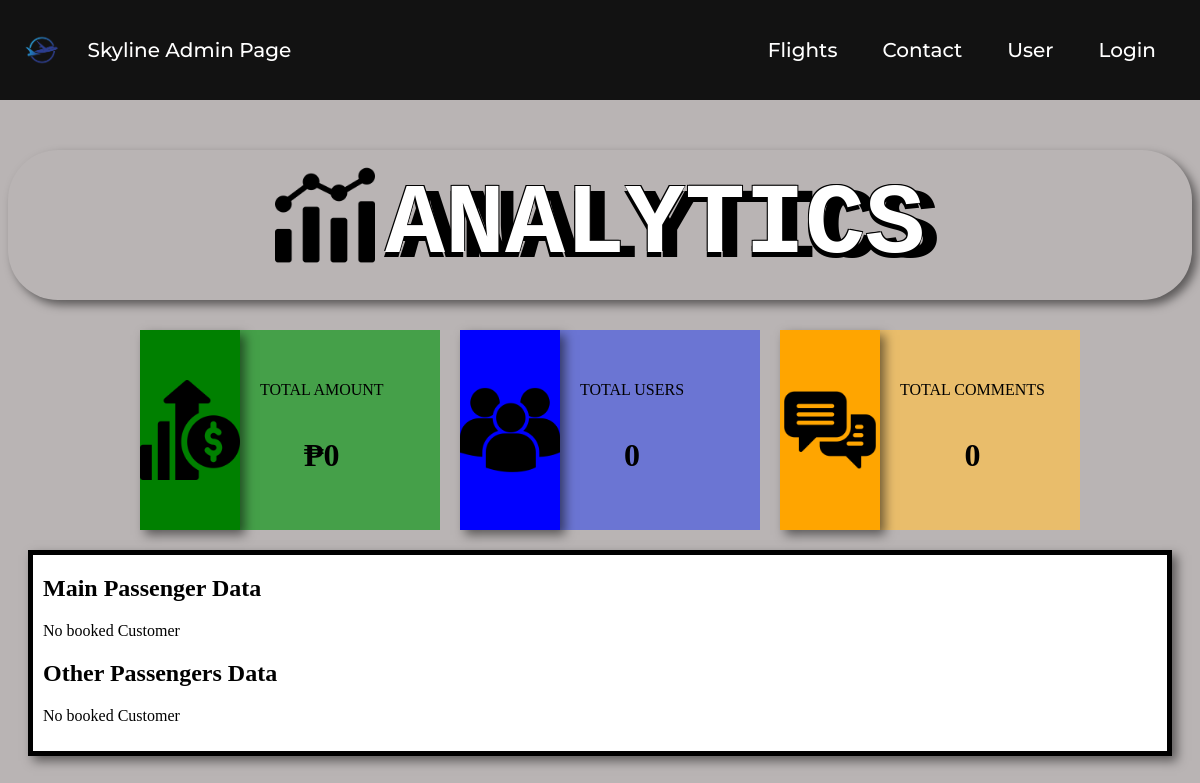
Page /admin.php on the earlier database version.
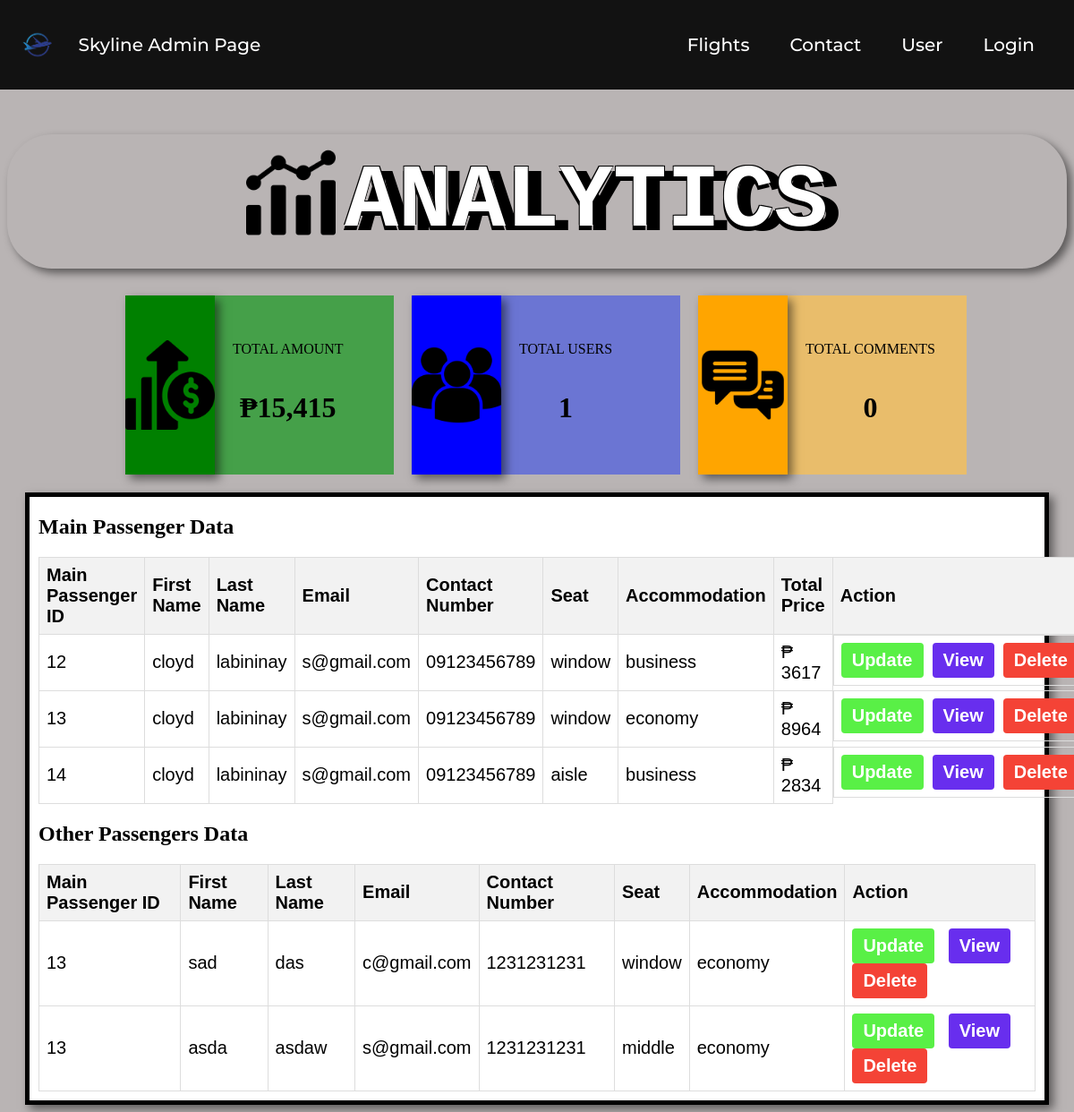
Same page on the later database version.
### tables this page shows
CREATE TABLE `main_passengers` (
    `MainPassenger` int(10) NOT NULL,
    `first_name` varchar(255) DEFAULT NULL,
    `last_name` varchar(255) DEFAULT NULL,
    `email` varchar(255) DEFAULT NULL,
    `contact_number` varchar(20) DEFAULT NULL,
    `dob` date DEFAULT NULL,
    `seat` varchar(20) DEFAULT NULL,
    `accommodation` varchar(20) DEFAULT NULL,
    `total_price` float NOT NULL
  );

CREATE TABLE `other_passengers` (
    `id` int(11) NOT NULL,
    `MainPassenger` int(10) NOT NULL,
    `first_name` varchar(255) DEFAULT NULL,
    `last_name` varchar(255) DEFAULT NULL,
    `email` varchar(255) DEFAULT NULL,
    `contact_number` varchar(20) DEFAULT NULL,
    `dob` date DEFAULT NULL,
    `seat` varchar(10) DEFAULT NULL,
    `accommodation` varchar(255) DEFAULT NULL
  );

### admin.php (the view, shortened to what this page needs)
<!DOCTYPE html>
<html lang="en">
<head>
    <link rel="stylesheet" href="./css/admin_dasboard.css">
</head>
<body>
<header class="header1">
    <div class="logo">
        <img src="./assets/images/logo.jpg" alt="Airline Logo">
        <div class="title">
            <h1>Skyline Admin Page</h1>
        </div>
    </div>
    <nav>
        <ul>
            <li><a href="./admin_ui/admin_flights.php">Flights</a></li>
            <li><a href="./admin_ui/admin_contact.php">Contact</a></li>
            <li><a href="./admin_ui/admin_user.php">User</a></li>
            <?php
            if(isset($_SESSION['username'])) {
                echo '<div class="dropdown">';
                echo '<button class="dropbtn">Hello, ' . $_SESSION['username'] . '</button>';
                echo '<div class="dropdown-content">';
                echo '<a href="logout.php" class="logout">Logout</a>';
                echo '</div>';
                echo '</div>';
            } else {
                echo '<li><a href="login.php">Login</a></li>';
            }
            ?>
        </ul>
    </nav>
</header>
<main>
<div class="analytics">
    <img class="anal-logo" src="/assets/images/data-analytics.png" alt="">
    <h1 class="h1-anal">ANALYTICS</h1>
</div>
<div>
    <?php
    include './config/database.php';
    $query = "SELECT SUM(total_price) AS total_amount FROM main_passengers";
    $result = mysqli_query($conn, $query);
    if ($result) {
        $row = mysqli_fetch_assoc($result);
        $total_amount = $row['total_amount'];
    } else {
        $total_amount = 0;
    }
    $query = "SELECT COUNT(reg_id) AS total_users FROM logindata";
    $result = mysqli_query($conn, $query);
    if ($result) {
        $row = mysqli_fetch_assoc($result);
        $total_users = $row['total_users'];
    } else {
        $total_users = 0;
    }
    $query = "SELECT COUNT(contact_id) AS total_comments FROM contact_information";
        $result = mysqli_query($conn, $query);
        if ($result) {
            $row = mysqli_fetch_assoc($result);
            $total_comments = $row['total_comments'];
        } else {
            $total_comments = 0;
}
?>
    <div class="flex-analy">
        <div class="analy1">
            <div class="in1">
                <img style="width: 100px; height: 100px;" src="/assets/images/profit.png" alt="">
            </div>
            <div class="amount">
                <p>TOTAL AMOUNT</p>
                <h1><?php echo '₱' . number_format($total_amount, 0, '.', ','); ?></h1>
            </div>
        </div>
        <div class="analy2">
            <div class="in2">
                <img style="width: 100px; height: 100px;" src="/assets/images/multiple-users-silhouette.png" alt="">
            </div>
            <div class="total">
                <p>TOTAL USERS</p>
                <h1><?php echo number_format($total_users, 0, '.', ','); ?></h1>
            </div>
        </div>
        <div class="analy3">
            <div class="in3">
                <img style="width: 100px; height: 100px;" src="/assets/images/chat.png" alt="">
            </div>
            <div class="comments">
                <p>TOTAL COMMENTS</p>
                <h1><?php echo $total_comments; ?></h1>
            </div>
        </div>
    </div>
</div>
<div class="main-container">
    <?php
    include './config/database.php';
    $stmt_get_main_passenger = $conn->prepare("SELECT * FROM main_passengers");
    $stmt_get_main_passenger->execute();
    $result_main_passenger = $stmt_get_main_passenger->get_result();
    echo "<h2>Main Passenger Data</h2>";
    if ($result_main_passenger->num_rows === 0) {
        echo "<p>No booked Customer</p>";
    } else {
        echo "<table>";
        echo "<tr><th>Main Passenger ID</th><th>First Name</th><th>Last Name</th><th>Email</th><th>Contact Number</th><th>Seat</th><th>Accommodation</th><th>Total Price</th><th>Action</th></tr>";
        while ($main_passenger_data = $result_main_passenger->fetch_assoc()) {
            echo "<tr>";
            echo "<td>" . $main_passenger_data['MainPassenger'] . "</td>";
            echo "<td>" . $main_passenger_data['first_name'] . "</td>";
            echo "<td>" . $main_passenger_data['last_name'] . "</td>";
            echo "<td>" . $main_passenger_data['email'] . "</td>";
            echo "<td>" . $main_passenger_data['contact_number'] . "</td>";
            echo "<td>" . $main_passenger_data['seat'] . "</td>";
            echo "<td>" . $main_passenger_data['accommodation'] . "</td>";
            echo "<td>₱ " . $main_passenger_data['total_price'] . "</td>";
            echo "<td class='btn-td'><button class='btn update-btn'>Update</button> <button class='btn view-btn'>View</button>";
            echo "<button class='btn delete-btn'>Delete</button></td>";
            echo "</tr>";
        }
        echo "</table>";
    }
    $stmt_get_other_passengers = $conn->prepare("SELECT * FROM other_passengers");
    $stmt_get_other_passengers->execute();
    $result_other_passengers = $stmt_get_other_passengers->get_result();
    echo "<h2>Other Passengers Data</h2>";
    if ($result_other_passengers->num_rows === 0) {
        echo "<p>No booked Customer</p>";
    } else {
        echo "<table>";
        echo "<tr><th>Main Passenger ID</th><th>First Name</th><th>Last Name</th><th>Email</th><th>Contact Number</th><th>Seat</th><th>Accommodation</th><th>Action</th></tr>";
        while ($row = $result_other_passengers->fetch_assoc()) {
            echo "<tr>";
            echo "<td>" . $row['MainPassenger'] . "</td>";
            echo "<td>" . $row['first_name'] . "</td>";
            echo "<td>" . $row['last_name'] . "</td>";
            echo "<td>" . $row['email'] . "</td>";
            echo "<td>" . $row['contact_number'] . "</td>";
            echo "<td>" . $row['seat'] . "</td>";
            echo "<td>" . $row['accommodation'] . "</td>";
            echo "<td><button class='btn update-btn'>Update</button> <button class='btn view-btn'>View</button>";
            echo "<button class='btn delete-btn'>Delete</button></td>";
            echo "</tr>";
        }
        echo "</table>";
    }
    ?>
</div>
</main>
</body>
</html>

### css/admin_dasboard.css (style rules this page uses)
body { background-color: #b9b4b4; }
.header1 { position: fixed; left: 0; right: 0; top: 0; height: 100px; z-index: 999; box-sizing: border-box; display: flex; align-items: center; justify-content: space-between; background-color: rgba(0, 0, 0, 0.9); box-sizing: border-box; margin: 0; }
.analytics { display: flex; flex-direction: row; align-items: center; justify-content: center; border-radius: 50px; text-align: center; margin-top: 150px; margin-bottom: 30px; height: 150px; font-size: 50px; color: white; box-shadow: 5px 5px 10px rgba(0, 0, 0, 0.5); }
.anal-logo { height:100px; width: 100px; margin-right: 10px; margin-top: -20px; }
.h1-anal { cursor: pointer; font-family: monospace; text-shadow: -1px -1px 0 #000, 1px -1px 0 #000, -1px 5px 0 #000, 15px 5px 0 #000; }
.flex-analy { display: flex; flex-direction: row; flex: 2fr 2fr 2fr; justify-content: center; margin-bottom: 20px; }
.analy1, .analy2, .analy3 { background-color: #da190b; height: 200px; width: 300px; margin-left: 20px; display: flex; flex-direction: row; flex: 1fr 1fr; }
.analy1 { background-color: #45a049; }
.analy2 { background-color: rgb(107, 117, 211); }
.analy3 { background-color: rgb(233, 189, 107); }
.in1 { background-color: green; margin-right: 20px; display: flex; align-items: center; box-shadow: 5px 5px 10px rgba(0, 0, 0, 0.5); }
.in2 { background-color: blue; margin-right: 20px; display: flex; align-items: center; box-shadow: 5px 5px 10px rgba(0, 0, 0, 0.5); }
.in3 { background-color: orange; margin-right: 20px; display: flex; align-items: center; box-shadow: 5px 5px 10px rgba(0, 0, 0, 0.5); }
.amount, .total, .comments { display: flex; flex-direction: column; justify-content: center; align-items: center; }
table { border-collapse: collapse; width: 100%; margin-top: 20px; }
th, td { border: 1px solid #ddd; padding: 8px; font-size: 20px; text-align: left; font-family: sans-serif; }
td.btn-td { display: flex; flex-direction: row; flex: 1fr 1fr 1fr; }
th { background-color: #f2f2f2; }
.btn { color: white; padding: 8px 12px; border: none; border-radius: 4px; cursor: pointer; margin-right: 10px; }
.update-btn { font-family: 'Franklin Gothic Medium', 'Arial Narrow', Arial, sans-serif; font-weight: bold; font-size: 20px; background-color: #59f046; }
.view-btn { font-family: 'Franklin Gothic Medium', 'Arial Narrow', Arial, sans-serif; font-weight: bold; font-size: 20px; background-color: #682eee; }
.delete-btn { font-family: 'Franklin Gothic Medium', 'Arial Narrow', Arial, sans-serif; font-weight: bold; font-size: 20px; background-color: #f44336; }
.main-container { background-color: white; margin-left: 20px; margin-right: 20px; padding-left: 10px; padding-bottom: 10px; padding-right: 10px; border: solid black 5px; box-shadow: 5px 5px 10px rgba(0, 0, 0, 0.5); }
header { font-style: normal; display: flex; align-items: center; justify-content: space-between; background-color: rgba(0, 0, 0, 0.9); width: 100%; box-sizing: border-box; margin: 0; position: absolute; top: 0; left: 0; }
.logo { display: flex; align-items: center; padding-left: 10px; }
.logo img { height: 50px; margin-right: 15px; }
.title h1 { font-size: 26px; margin: 0; color: #fff; font-size: 20px; justify-content: left; width: 300px; font-family: 'Montserrat', sans-serif; font-weight: 500; }
nav { max-width: 1400px; width: 100%; padding: 2rem 1.5rem; display: flex; align-items: center; justify-content: space-between; font-family: 'Montserrat', sans-serif; font-weight: 500; }
nav ul { list-style-type: none; margin: 0; padding: 0; font-size: 16px; display: flex; margin-left: auto; }
nav ul li:not(:last-child) { margin-right: 5px; }
nav ul li a { font-size: 20px; color: white; text-decoration: none; font-weight: 500; padding: 10px 20px; border-radius: 5px; transition: background-color 0.3s; }

Differences in the rows shown:
added main_passengers: MainPassenger "12", first_name "cloyd", last_name "labininay", email "s@gmail.com", contact_number "09123456789", seat "window", accommodation "business", total_price "3617"
added main_passengers: MainPassenger "13", first_name "cloyd", last_name "labininay", email "s@gmail.com", contact_number "09123456789", seat "window", accommodation "economy", total_price "8964"
added main_passengers: MainPassenger "14", first_name "cloyd", last_name "labininay", email "s@gmail.com", contact_number "09123456789", seat "aisle", accommodation "business", total_price "2834"
added other_passengers: MainPassenger "13", first_name "sad", last_name "das", email "c@gmail.com", contact_number "1231231231", seat "window", accommodation "economy"
added other_passengers: MainPassenger "13", first_name "asda", last_name "asdaw", email "s@gmail.com", contact_number "1231231231", seat "middle", accommodation "economy"
Other differences:
$total_amount: "0" → "15,415"
$total_users: "0" → "1"
text no longer shown: "No booked Customer No booked Customer"
text now shown: "Main Passenger ID First Name Last Name Email Contact Number Seat Accommodation Total Price Action Main Passenger ID First Name Last Name Email Contact Number Seat Accommodation Action"
